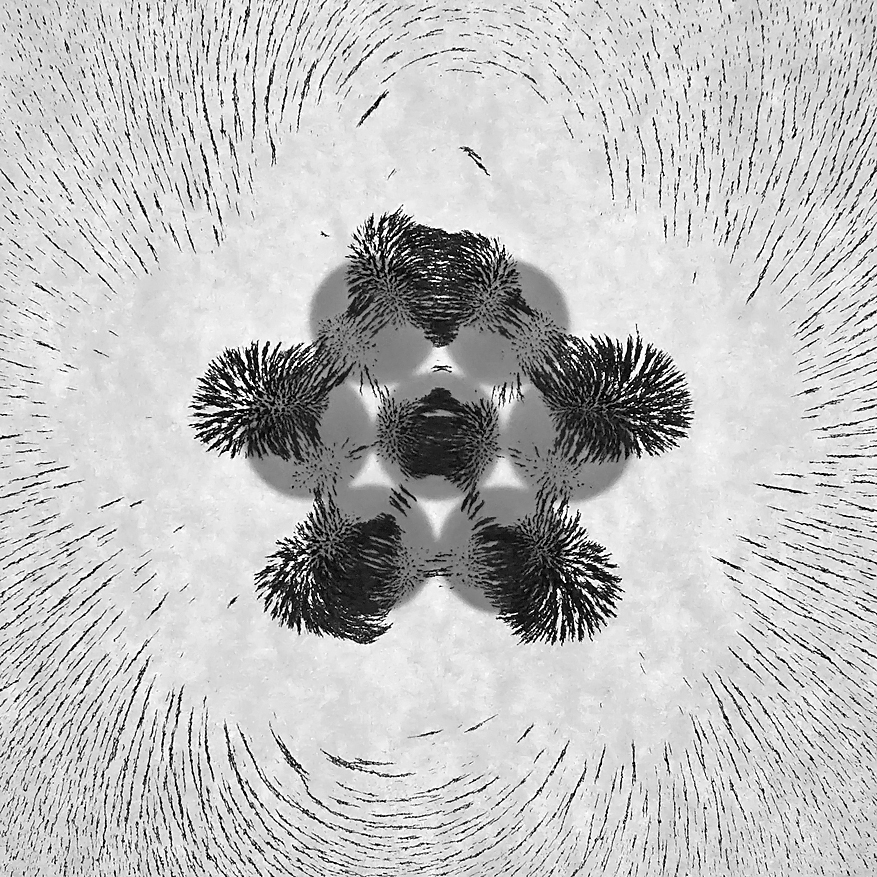
#> input picture source_images/453p.png, 877 x 877 px
$ python example_test.py
#> lines starting #> are read from the running program, lines starting #| are printed output that depends on the picture
### magnet_field_plotter.py
'''
author: Andrew Smith, 9 May 2023

Code allows for finding and plotting of magnetic equilibrium states
'''

import numpy as np
import matplotlib.pyplot as plt
from matplotlib.patches import Circle
import cProfile


def get_filled_hexagon_circular_state(alpha = 1.0):
    '''
    return the circular state equilibrium (if it exists)
    '''
    thetas1 = np.array([0] + [np.pi/2 + np.pi/3 * x for x in range(6)])
    positions = np.array([np.array([0, 0, 0], dtype=np.float64)]+[np.array([np.cos(x*np.pi/3), np.sin(x*np.pi/3), 0], dtype=np.float64) for x in range(6)])
    moments = np.array([np.array([np.cos(x), np.sin(x), 0.0], dtype=np.float64) for x in thetas1])
    moments[0, :] *= alpha
    system = magnet_system()
    system.set_state(positions, moments)
    system.find_stable_equilibrium()
    return system

# [13 lines left out: function get_filled_hexagon_dipolar_state, not called in this run]

def get_filled_hexagon_unstable_circular_state(alpha = 1.0):
    '''
    return the unstable circular state by freezing dipole 0, 1, and 4 in the correct orientations
    '''
    thetas1 = np.array([0] + [np.pi/2 + np.pi/3 * x for x in range(6)])
    thetas1[0] = np.pi/2
    thetas1[1] = np.pi/2
    thetas1[3] = -np.pi/2
    is_frozen = np.array([1, 1, 0, 0, 1, 0, 0])
    positions = np.array([np.array([0, 0, 0], dtype=np.float64)]+[np.array([np.cos(x*np.pi/3), np.sin(x*np.pi/3), 0], dtype=np.float64) for x in range(6)])
    moments = np.array([np.array([np.cos(x), np.sin(x), 0.0], dtype=np.float64) for x in thetas1])
    moments[0, :] *= alpha
    system = magnet_system()
    system.set_state(positions, moments, is_frozen = is_frozen)
    system.find_stable_equilibrium()
    return system

# [12 lines left out: function get_polygon, not called in this run]

class magnet_system:

    def set_state(self, positions, moments, is_frozen=None):
        self.positions = np.array(positions)
        self.moments = np.array(moments)
        self.rotations = moments / np.linalg.norm(moments, axis = -1)[..., np.newaxis]
        assert(self.positions.shape == self.moments.shape)
        self.n = positions.shape[0]
        self.is_frozen = np.array(is_frozen) if not is_frozen is None else np.zeros(self.positions.shape[0])
        assert(self.is_frozen.shape[0] == self.positions.shape[0])


    def find_stable_equilibrium(self):
        '''
        Find a stable equilibrium by relaxing the system (minimising energy)
        The orientations of the dipole moments are changed by computing the torques and applying small changes to
        their rotations based on them. "Angular Momentum" is used for faster convergence.
        ** works for 3D systems
        '''
        omega = np.zeros(self.moments.shape)
        inertia = 100
        gamma = 0.95
        niters = 500
        for i in range(niters):
            B = self.get_B_field(self.positions)
            omega *= gamma
            tau = np.cross(self.moments, B)
            tau *= (1 - self.is_frozen[..., np.newaxis])
            omega += tau / inertia
            theta = np.linalg.norm(omega, axis = -1)[..., np.newaxis]
            _theta = np.copy(theta)
            _theta[_theta == 0] = np.inf # hack to remove division by zero error
            axis = omega / _theta
            # apply Rodrigues' rotation formula
            self.moments = np.cos(theta) * self.moments \
                           + np.cross(axis, self.moments) * np.sin(theta) \
                           + axis * np.einsum('...j,...j', axis, self.moments)[..., np.newaxis] * (1-np.cos(theta))
        u = self.get_energy()
        self.rotations = self.moments / np.linalg.norm(self.moments, axis = -1)[..., np.newaxis]
        print(f'Relaxation method found state with energy {u}')

    def get_energy(self):
        '''
        returns: magnetostatic energy of the system.
        '''
        B = self.get_B_field(self.positions)
        return -np.sum(np.einsum('...j,...j', B, self.moments)) / 2


    def get_B_field(self, r):
        '''
            r : numpy array of shape (..., 3)
            get B field at every point
            return numpy array of same shape as r
        '''
        B = np.zeros(r.shape)
        for i in range(self.n):
            dr = r - self.positions[i, :]
            m = self.moments[i, :]
            a = np.linalg.norm(dr, axis = -1) # find distance to each point
            a[a == 0] = np.inf # sneaky way to fix division by zero problems
            a3 = a ** -3
            a5 = a ** -5
            B += 3 * dr * np.einsum('...i,i', dr, m)[..., np.newaxis] * a5[..., np.newaxis] \
                 - m * a3[..., np.newaxis]
        return B


class displayer:

    def __init__(self, system, r_max, nx, ny, Z_plane=0.5):
        self.system = system
        self.r_max = r_max
        self.x = np.linspace(-r_max, r_max, nx, dtype=np.float64)
        self.y = np.linspace(-r_max, r_max, ny, dtype=np.float64)
        self.X, self.Y = np.meshgrid(self.x, self.y) # mesh of (X, Y) coordinates in a plane
        self.Z_plane = Z_plane # the Z-coordinate of the plane we are examing
        self.grid = np.zeros((nx, ny, 3))
        self.grid[..., 0] = self.X
        self.grid[..., 1] = self.Y
        self.grid[..., 2] = Z_plane
        self.B = system.get_B_field(self.grid)
        self.B_mag = np.linalg.norm(self.B, axis = -1)

    def plot_field_lines(self, dest, show_result = False):
        '''
        draw B-field lines, save the results to dest
        '''
#> called with show_result = False
        fig, ax = plt.subplots()
        my_color =  'blue' #np.log(self.B_mag) # old option color-coded by field-strength
        ax.streamplot(self.x, self.y, self.B[..., 0], self.B[..., 1], color=my_color, linewidth=0.4
                      , arrowstyle='->', arrowsize=0.5, density=[3.5, 7.5], cmap='inferno', zorder=20)

        # Add filled circles for the dipoles themselves
        charge_colors = {True: '#aa0000', False: '#0000aa'}
        Xm = np.array(self.system.positions[:, 0])
        Ym = np.array(self.system.positions[:, 1])
        Um = np.array(self.system.rotations[:, 0])
        Vm = np.array(self.system.rotations[:, 1])
        for i in range(self.system.n):
            ax.add_artist(Circle((Xm[i], Ym[i]), 0.1, color='#00FF00', zorder=5))
        arrow_sz = 1.6
        Xm -= Um / 2 / arrow_sz
        Ym -= Vm / 2 / arrow_sz
        ax.quiver(Xm, Ym, Um, Vm, units='xy', scale=arrow_sz, color='r', zorder=10)
        ax.set_xlabel('$x$')
        ax.set_ylabel('$y$')
        ax.set_xlim(-self.r_max,self.r_max)
        ax.set_ylim(-self.r_max,self.r_max)
        ax.set_aspect('equal')
        plt.axis('off')
        plt.savefig(dest, bbox_inches='tight', pad_inches=0, dpi=600)
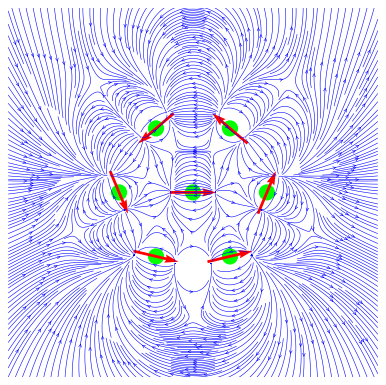
#> figure drawn by matplotlib, 1 panel
        if show_result:
            plt.show() # this line can be commented out if you just want the file saved

    def plot_field_strength_contours(self, dest, *, img_underlay=None, img_extent=None, show_result = False):
        '''
        draw B-field strength contours, save the results to dest
        optionally draw them on top of an image provided by img_underlay
        img_extent allows the scaling of the image to be controlled, with
        img_extent saying how large the image actually is in the system units.
        '''
#> called with img_underlay = 'source_images/453p.png', img_extent = 3.37, show_result = False
        if img_underlay:
            try:
                img = plt.imread(img_underlay)
#> img is the input picture: shape (877, 877, 3) float32; min 0, max 1, mean 0.748
            except FileNotFoundError:
                print(f"Error: No such file '{img_underlay}', no image underlay will be used")
                img_underlay = None

        if img_extent is None:
            img_extent = self.r_max

        fig, ax = plt.subplots()
        ax.set_aspect('equal')
        if img_underlay:
            ax.imshow(img, extent=[-img_extent, img_extent, -img_extent, img_extent], cmap = 'gray')

        levels= [2.0, 4.5] # change these to get other contours
        CS = ax.contour(self.X, self.Y, self.B_mag, levels=levels, colors=['magenta','cyan'], linestyles=['solid', 'dashed'])
        legend = ax.legend(*CS.legend_elements(variable_name='B'), \
                    loc="upper left", title=None)
        ax.add_artist(legend)
        plt.axis('off')
        plt.xlim((-self.r_max, self.r_max))
        plt.ylim((-self.r_max, self.r_max))
        plt.savefig(dest, bbox_inches='tight', pad_inches=0, dpi=600)
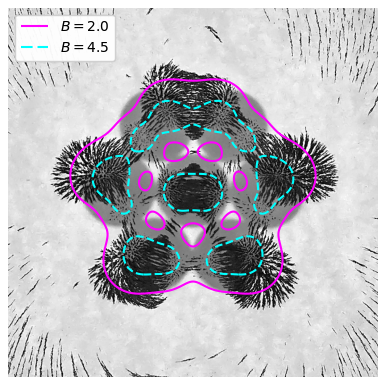
#> figure drawn by matplotlib, 1 panel
        if show_result:
            plt.show() # this line can be commented out if you just want the file saved

# [19 lines that do not run on import are left out]

### example_test.py
'''
author: Andrew Smith, 9 May 2023

Code which runs some example cases for magnet_plotter
'''

from magnet_field_plotter import magnet_system, displayer, get_filled_hexagon_circular_state, get_filled_hexagon_unstable_circular_state, get_filled_hexagon_dipolar_state, get_polygon
nx, ny = 2048, 2048
r_max = 2.5
Z_plane = 0.5

system = get_filled_hexagon_circular_state(alpha=1)
disp = displayer(system, r_max, nx, ny, Z_plane = Z_plane)
disp.plot_field_lines('plots/plot_field_lines_circular_alpha=1.png')
disp.plot_field_strength_contours('plots/plot_field_strength_circular_alpha=1.png', img_underlay='source_images/453p.png', img_extent=3.37)

system = get_filled_hexagon_unstable_circular_state(alpha=1)
disp = displayer(system, r_max, nx, ny, Z_plane = Z_plane)
disp.plot_field_lines('plots/plot_field_lines_circular_unstable_circular_alpha=1.png')
#> (the run stopped early here; a loop or call above may not have finished)
